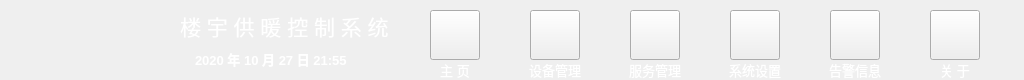
   <widget class="QWidget" name="widget" native="true">
    <property name="geometry">
     <rect>
      <x>0</x>
      <y>0</y>
      <width>1024</width>
      <height>80</height>
     </rect>
    </property>
    <property name="styleSheet">
     <string notr="true">background-image: url(:/images/00title_bar.png);</string>
    </property>
    <widget class="QLabel" name="logo">
     <property name="geometry">
      <rect>
       <x>20</x>
       <y>10</y>
       <width>139</width>
       <height>58</height>
      </rect>
     </property>
     <property name="styleSheet">
      <string notr="true">border-image: url(:/images/00logo.png);</string>
     </property>
     <property name="text">
      <string/>
     </property>
    </widget>
    <widget class="QLabel" name="title">
     <property name="geometry">
      <rect>
       <x>180</x>
       <y>10</y>
       <width>221</width>
       <height>31</height>
      </rect>
     </property>
     <property name="styleSheet">
      <string notr="true">color: rgb(255, 255, 255);
border-color: rgba(255, 255, 255, 0);</string>
     </property>
     <property name="text">
      <string>&lt;html&gt;&lt;head/&gt;&lt;body&gt;&lt;p&gt;&lt;span style=&quot; font-size:16pt;&quot;&gt;楼 宇 供 暖 控 制 系 统&lt;/span&gt;&lt;/p&gt;&lt;/body&gt;&lt;/html&gt;</string>
     </property>
    </widget>
    <widget class="QToolButton" name="toolButton_home">
     <property name="geometry">
      <rect>
       <x>430</x>
       <y>10</y>
       <width>50</width>
       <height>50</height>
      </rect>
     </property>
     <property name="styleSheet">
      <string notr="true">QToolButton{border-image: url(:/images/01overview_1.png);}
QToolButton:hover{border-image: url(:/images/01overview_2.png);}
QToolButton:pressed{border-image: url(:/images/01overview_2.png);}
</string>
     </property>
     <property name="text">
      <string/>
     </property>
     <attribute name="buttonGroup">
      <string notr="true">buttonGroup</string>
     </attribute>
    </widget>
    <widget class="QToolButton" name="toolButton_device">
     <property name="geometry">
      <rect>
       <x>530</x>
       <y>10</y>
       <width>50</width>
       <height>50</height>
      </rect>
     </property>
     <property name="styleSheet">
      <string notr="true">QToolButton{border-image: url(:/images/02device_1.png);}
QToolButton:hover{border-image: url(:/images/02device_2.png);}
QToolButton:pressed{border-image: url(:/images/02device_2.png);}
</string>
     </property>
     <property name="text">
      <string/>
     </property>
     <attribute name="buttonGroup">
      <string notr="true">buttonGroup</string>
     </attribute>
    </widget>
    <widget class="QToolButton" name="toolButton_alarm">
     <property name="geometry">
      <rect>
       <x>630</x>
       <y>10</y>
       <width>50</width>
       <height>50</height>
      </rect>
     </property>
     <property name="styleSheet">
      <string notr="true">QToolButton{border-image: url(:/images/03server_1.png);}
QToolButton:hover{border-image: url(:/images/03server_2.png);}
QToolButton:pressed{border-image: url(:/images/03server_2.png);}</string>
     </property>
     <property name="text">
      <string/>
     </property>
     <attribute name="buttonGroup">
      <string notr="true">buttonGroup</string>
     </attribute>
    </widget>
    <widget class="QToolButton" name="toolButton_record">
     <property name="geometry">
      <rect>
       <x>730</x>
       <y>10</y>
       <width>50</width>
       <height>50</height>
      </rect>
     </property>
     <property name="styleSheet">
      <string notr="true">QToolButton{border-image: url(:/images/05setup_1.png);}
QToolButton:hover{border-image: url(:/images/05setup_2.png);}
QToolButton:pressed{border-image: url(:/images/05setup_2.png);}</string>
     </property>
     <property name="text">
      <string/>
     </property>
     <attribute name="buttonGroup">
      <string notr="true">buttonGroup</string>
     </attribute>
    </widget>
    <widget class="QToolButton" name="toolButton_setup">
     <property name="geometry">
      <rect>
       <x>830</x>
       <y>10</y>
       <width>50</width>
       <height>50</height>
      </rect>
     </property>
     <property name="styleSheet">
      <string notr="true">QToolButton{border-image: url(:/images/03alarm_1.png);}
QToolButton:hover{border-image: url(:/images/03alarm_2.png);}
QToolButton:pressed{border-image: url(:/images/03alarm_2.png);}
</string>
     </property>
     <property name="text">
      <string/>
     </property>
     <attribute name="buttonGroup">
      <string notr="true">buttonGroup</string>
     </attribute>
    </widget>
    <widget class="QToolButton" name="toolButton_about">
     <property name="geometry">
      <rect>
       <x>930</x>
       <y>10</y>
       <width>50</width>
       <height>50</height>
      </rect>
     </property>
     <property name="styleSheet">
      <string notr="true">QToolButton{border-image: url(:/images/06about_1.png);}
QToolButton:hover{border-image: url(:/images/06about_2.png);}
QToolButton:pressed{border-image: url(:/images/06about_2.png);}
</string>
     </property>
     <property name="text">
      <string/>
     </property>
     <attribute name="buttonGroup">
      <string notr="true">buttonGroup</string>
     </attribute>
    </widget>
    <widget class="QLabel" name="label_time">
     <property name="geometry">
      <rect>
       <x>195</x>
       <y>45</y>
       <width>181</width>
       <height>28</height>
      </rect>
     </property>
     <property name="minimumSize">
      <size>
       <width>150</width>
       <height>0</height>
      </size>
     </property>
     <property name="maximumSize">
      <size>
       <width>16777215</width>
       <height>35</height>
      </size>
     </property>
     <property name="styleSheet">
      <string notr="true">color: rgb(255, 255, 255);
border-color: rgba(255, 255, 255, 0);</string>
     </property>
     <property name="text">
      <string>&lt;html&gt;&lt;head/&gt;&lt;body&gt;&lt;p&gt;&lt;span style=&quot; font-size:10pt; font-weight:600;&quot;&gt;2020 年 10 月 27 日 21:55&lt;/span&gt;&lt;/p&gt;&lt;/body&gt;&lt;/html&gt;</string>
     </property>
    </widget>
    <widget class="QLabel" name="label_home">
     <property name="geometry">
      <rect>
       <x>420</x>
       <y>60</y>
       <width>70</width>
       <height>20</height>
      </rect>
     </property>
     <property name="styleSheet">
      <string notr="true">color: rgb(255, 255, 255);
border-color: rgba(255, 255, 255, 0);</string>
     </property>
     <property name="text">
      <string>&lt;html&gt;&lt;head/&gt;&lt;body&gt;&lt;p align=&quot;center&quot;&gt;&lt;span style=&quot; font-size:10pt;&quot;&gt;主    页&lt;/span&gt;&lt;/p&gt;&lt;/body&gt;&lt;/html&gt;</string>
     </property>
    </widget>
    <widget class="QLabel" name="label_device">
     <property name="geometry">
      <rect>
       <x>520</x>
       <y>60</y>
       <width>70</width>
       <height>20</height>
      </rect>
     </property>
     <property name="styleSheet">
      <string notr="true">color: rgb(255, 255, 255);
border-color: rgba(255, 255, 255, 0);</string>
     </property>
     <property name="text">
      <string>&lt;html&gt;&lt;head/&gt;&lt;body&gt;&lt;p align=&quot;center&quot;&gt;&lt;span style=&quot; font-size:10pt;&quot;&gt;设备管理&lt;/span&gt;&lt;/p&gt;&lt;/body&gt;&lt;/html&gt;</string>
     </property>
    </widget>
    <widget class="QLabel" name="label_server">
     <property name="geometry">
      <rect>
       <x>620</x>
       <y>60</y>
       <width>70</width>
       <height>20</height>
      </rect>
     </property>
     <property name="styleSheet">
      <string notr="true">color: rgb(255, 255, 255);
border-color: rgba(255, 255, 255, 0);</string>
     </property>
     <property name="text">
      <string>&lt;html&gt;&lt;head/&gt;&lt;body&gt;&lt;p align=&quot;center&quot;&gt;&lt;span style=&quot; font-size:10pt;&quot;&gt;服务管理&lt;/span&gt;&lt;/p&gt;&lt;/body&gt;&lt;/html&gt;</string>
     </property>
    </widget>
    <widget class="QLabel" name="label_alarm">
     <property name="geometry">
      <rect>
       <x>720</x>
       <y>60</y>
       <width>70</width>
       <height>20</height>
      </rect>
     </property>
     <property name="styleSheet">
      <string notr="true">color: rgb(255, 255, 255);
border-color: rgba(255, 255, 255, 0);</string>
     </property>
     <property name="text">
      <string>&lt;html&gt;&lt;head/&gt;&lt;body&gt;&lt;p align=&quot;center&quot;&gt;&lt;span style=&quot; font-size:10pt;&quot;&gt;系统设置&lt;/span&gt;&lt;/p&gt;&lt;/body&gt;&lt;/html&gt;</string>
     </property>
    </widget>
    <widget class="QLabel" name="label_setup">
     <property name="geometry">
      <rect>
       <x>820</x>
       <y>60</y>
       <width>70</width>
       <height>20</height>
      </rect>
     </property>
     <property name="styleSheet">
      <string notr="true">color: rgb(255, 255, 255);
border-color: rgba(255, 255, 255, 0);</string>
     </property>
     <property name="text">
      <string>&lt;html&gt;&lt;head/&gt;&lt;body&gt;&lt;p align=&quot;center&quot;&gt;&lt;span style=&quot; font-size:10pt;&quot;&gt;告警信息&lt;/span&gt;&lt;/p&gt;&lt;/body&gt;&lt;/html&gt;</string>
     </property>
    </widget>
    <widget class="QLabel" name="label_about">
     <property name="geometry">
      <rect>
       <x>920</x>
       <y>60</y>
       <width>70</width>
       <height>20</height>
      </rect>
     </property>
     <property name="styleSheet">
      <string notr="true">color: rgb(255, 255, 255);
border-color: rgba(255, 255, 255, 0);</string>
     </property>
     <property name="text">
      <string>&lt;html&gt;&lt;head/&gt;&lt;body&gt;&lt;p align=&quot;center&quot;&gt;&lt;span style=&quot; font-size:10pt;&quot;&gt;关 于&lt;/span&gt;&lt;/p&gt;&lt;/body&gt;&lt;/html&gt;</string>
     </property>
    </widget>
   </widget>
